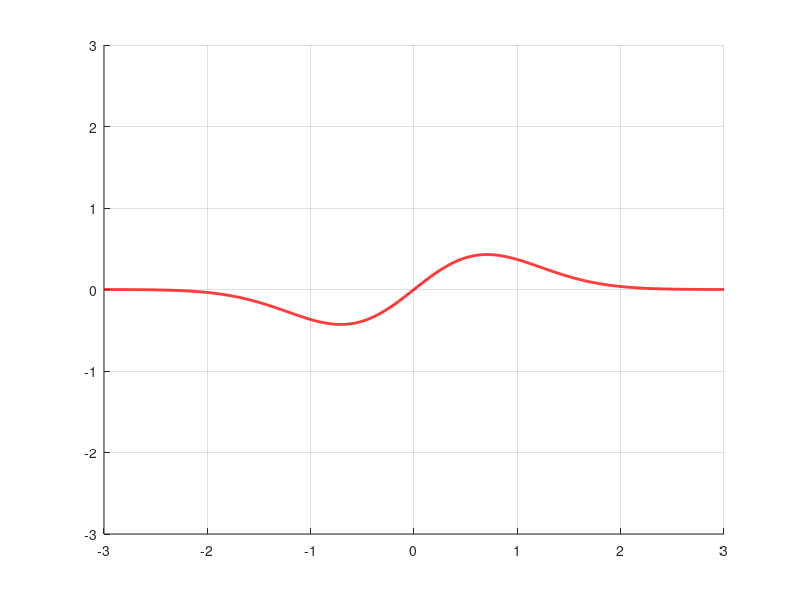

This figure's MATLAB source:
% Activity 1: plot
% Here we plot the graph of the function x*e^(-x^2)
% Recall that ; prevents output (try to remove ; and run the code to see
% what happens without it)

%The following code initializes the plotting window.
%You don't have to understand what these commands do.
%If you want, read MATLAB manual by selecting a command and pressing F1
%or do a google search like 'clc command MATLAB'

clc
clf
hold on
grid on

%We are going to plot the graph for a<=x<=b and c<=y<=d
%Besides, we'll use 1001 approximation points for plotting
%The parameters a, b, c, d, n can be modified

a=-3;
b=3;
c=-3;
d=3;
n=1000;

%The following code prepares the data for plotting.
%It creates two arrays for x and y values.

x=a:(b-a)/n:b;
y=exp(-x.^2).*x;

%Notice that the exponential function is denoted exp and that operations of
%square and multiplication are preceded by a dot. The reason is without
%this dot, MATLAB will try to use matrix multiplication instead of
%component-wise multiplication, which will cause an error.
%The following code plots the graph in red colour and line of width 2
%pixels.

plot(x,y,'color','red','linewidth',2)

%Finally, the following command changes the size of the plane that is
%actually seen on the plot to the rectangle a<=x<=b and c<=y<=d

axis([a b c d])